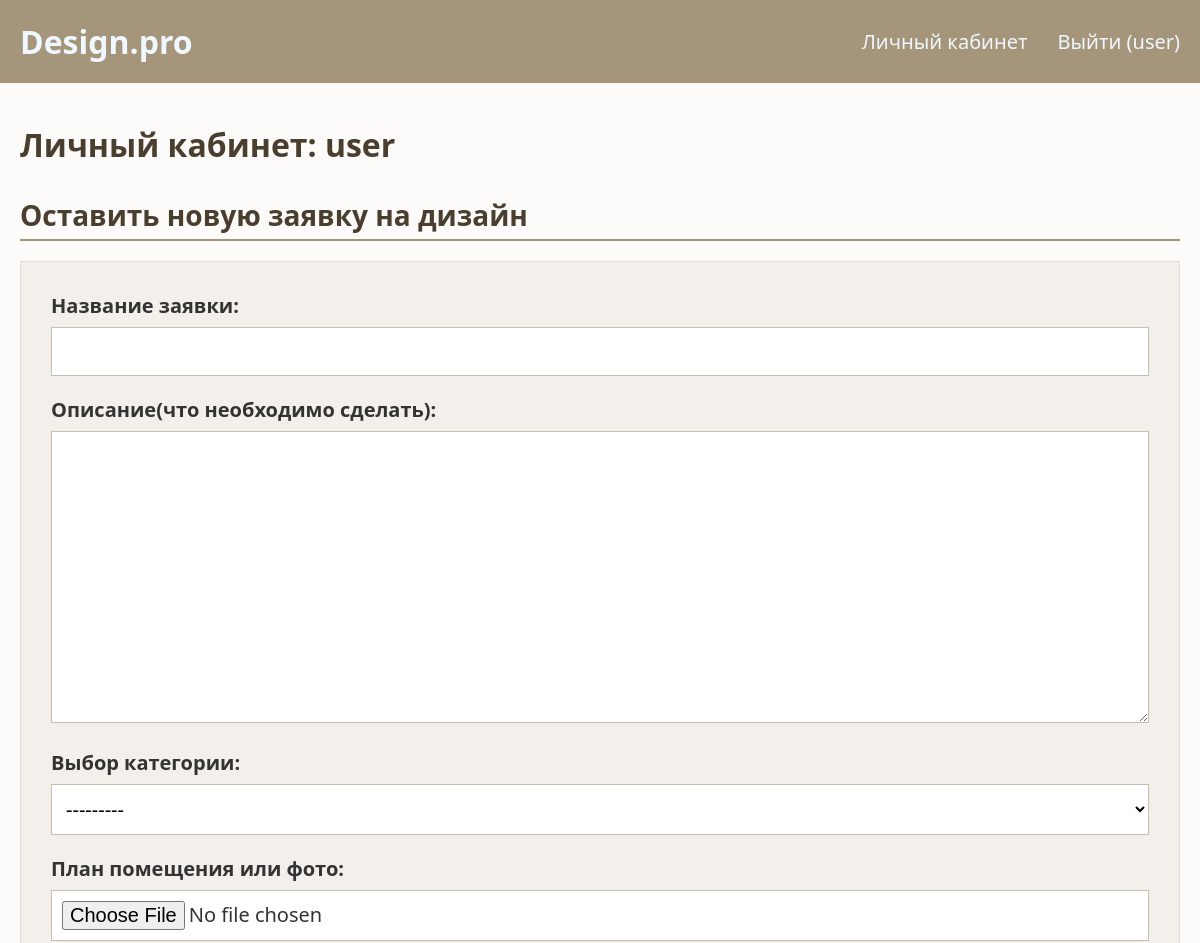
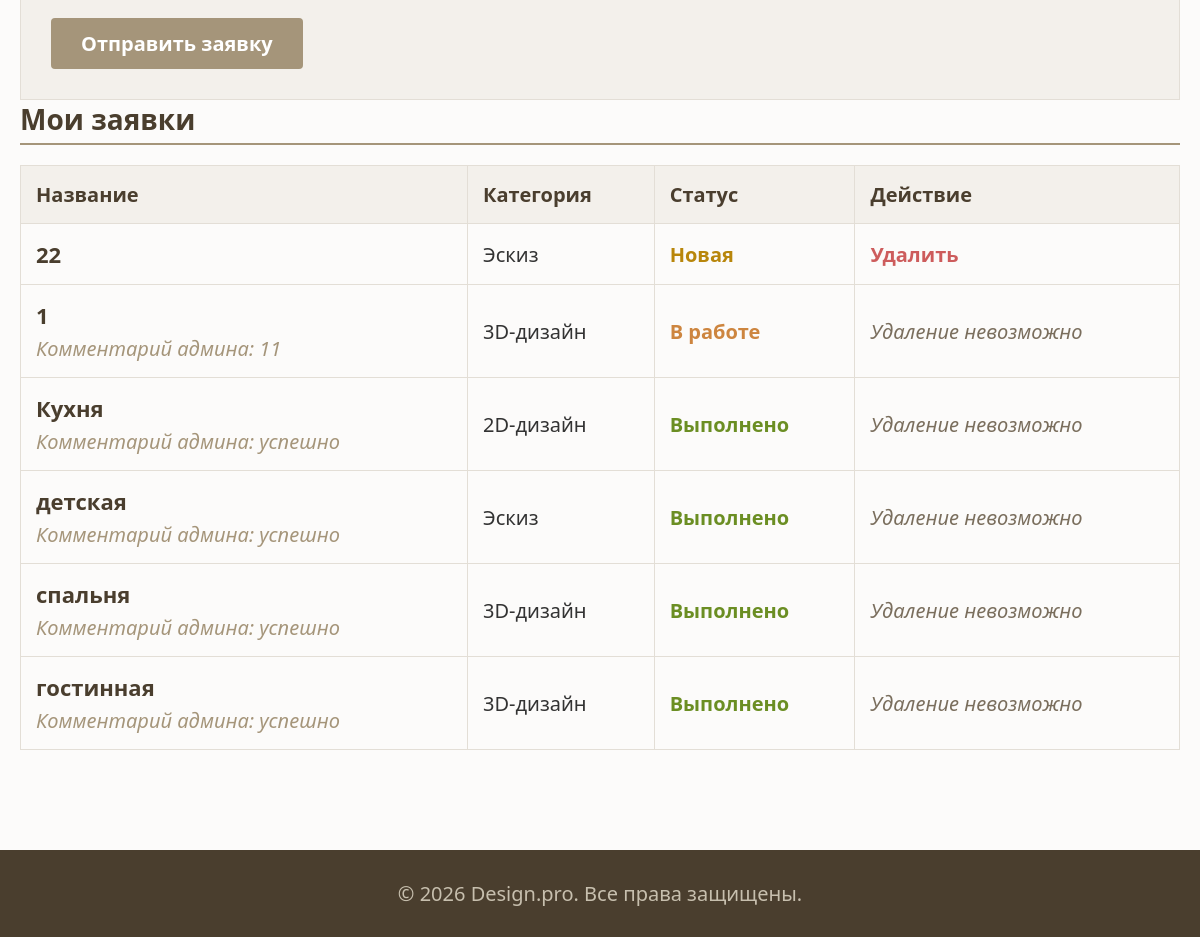
Page /profile/ (signed in) on the committed database (2 pictures, top to bottom).
### app/models.py (models this page shows, shortened)
class Application(models.Model):
    STATUS_CHOICES = [
        ('new', 'Новая'),
        ('in_progress', 'Принято в работу'),
        ('completed', 'Выполнено'),
    ]
    user = models.ForeignKey(User, on_delete=models.CASCADE, verbose_name="Пользователь")
    title = models.CharField(max_length=100, verbose_name="Название")
    description = models.TextField(verbose_name="Описание")
    category = models.ForeignKey(Category, on_delete=models.CASCADE, verbose_name="Категория")
    image = models.ImageField(upload_to='plans/', verbose_name="Фото помещения или план")
    design_image = models.ImageField(upload_to='designs/', blank=True, null=True, verbose_name="Готовый дизайн")
    comment = models.TextField(blank=True, null=True, verbose_name="Комментарий администратора")
    status = models.CharField(max_length=20, choices=STATUS_CHOICES, default='new', verbose_name="Статус")
    created_at = models.DateTimeField(auto_now_add=True, verbose_name="Временная метка")
    class Meta:
        verbose_name = "Заявка"
        verbose_name_plural = "Заявки"
        ordering = ['-created_at']

class Category(models.Model):
    name = models.CharField(max_length=100, verbose_name="Название категории")
    def __str__(self):
        return self.name
    class Meta:
        verbose_name = "Категория"
        verbose_name_plural = "Категории"

### app/views.py (the view)
# urls.py: path('profile/', views.profile_view, name='profile'),
def profile_view(request):
    if not request.user.is_authenticated:
        return redirect('login')
    user = request.user
    if user.is_staff:
        if 'add_category' in request.POST:
            cat_name = request.POST.get('category_name', '').strip()
            if cat_name:
                Category.objects.create(name=cat_name)
                messages.success(request, f"Категория '{cat_name}' успешно добавлена.")
            return redirect('profile')
        if 'delete_category' in request.POST:
            cat_id = request.POST.get('category_id')
            category = get_object_or_404(Category, id=cat_id)
            category.delete()  # Удалит категорию и каскадно все заявки в ней
            messages.success(request, "Категория и все её заявки удалены.")
            return redirect('profile')
        if 'change_status' in request.POST:
            app_id = request.POST.get('app_id')
            application = get_object_or_404(Application, id=app_id)
            new_status = request.POST.get('new_status')
            if application.status == 'completed':
                messages.error(request, "Невозможно изменить статус уже выполненной заявки.")
                return redirect('profile')
            if new_status == 'in_progress':
                if application.status != 'new':
                    messages.error(request, "В работу можно взять только новую заявку.")
                    return redirect('profile')
                comment = request.POST.get('comment', '').strip()
                if not comment:
                    messages.error(request, "Для статуса 'Принято в работу' обязателен комментарий!")
                else:
                    application.status = 'in_progress'
                    application.comment = comment
                    application.save()
                    messages.success(request, "Заявка принята в работу.")
            elif new_status == 'completed':
                if 'design_image' not in request.FILES:
                    messages.error(request, "Для статуса 'Выполнено' обязательно прикрепите изображение дизайна!")
                else:
                    application.status = 'completed'
                    application.design_image = request.FILES['design_image']
                    application.save()
                    messages.success(request, "Заявка успешно выполнена и добавлена в галерею.")
            return redirect('profile')
        all_applications = Application.objects.all().order_by('-created_at')
        all_categories = Category.objects.all()
        context = {
            'applications': all_applications,
            'categories': all_categories,
        }
        return render(request, 'app/profile.html', context)
    else:
        if request.method == 'POST':
            form = ApplicationForm(request.POST, request.FILES)
            if form.is_valid():
                app = form.save(commit=False)
                app.user = user
                app.save()
                messages.success(request, "Заявка успешно создана!")
                return redirect('profile')
        else:
            form = ApplicationForm()
        user_applications = Application.objects.filter(user=user).order_by('-created_at')
        context = {
            'form': form,
            'applications': user_applications,
        }
        return render(request, 'app/profile.html', context)

### app/templates/app/profile.html (shortened to what this page needs)
{% extends 'app/base.html' %}
{% block content %}
<div class="profile-container-wide">
    <div class="profile-header">
        <h1>Личный кабинет: {{ request.user.username }} {% if request.user.is_staff %}(Администратор){% endif %}</h1>
    </div>
    {% if request.user.is_staff %}
        <div class="card-section admin-category-box">
            <h3>Управление категориями заявок</h3>
            <form method="post" class="category-add-form">
                {% csrf_token %}
                <input type="text" name="category_name" placeholder="Название новой категории" required>
                <button type="submit" name="add_category" class="btn-submit btn-inline">Добавить</button>
            </form>
            <h4>Текущие категории:</h4>
            <div class="category-tags-list">
                {% for cat in categories %}
                    <div class="category-tag">
                        <span>{{ cat.name }}</span>
                        <form method="post" onsubmit="return confirm('Удаление категории приведет к удалению ВСЕХ связанных заявок! Продолжить?');">
                            {% csrf_token %}
                            <input type="hidden" name="category_id" value="{{ cat.id }}">
                            <button type="submit" name="delete_category" class="btn-delete-tag">&times;</button>
                        </form>
                    </div>
                {% empty %}
                    <p class="disabled-text">Категорий пока нет.</p>
                {% endfor %}
            </div>
        </div>
        <div class="card-section">
            <h3>Управление заявками пользователей</h3>
            <table class="app-table">
                <thead>
                    <tr>
                        <th>ID / Дата</th>
                        <th>Пользователь</th>
                        <th>Заявка</th>
                        <th>Статус</th>
                        <th>Действия администратора</th>
                    </tr>
                </thead>
                <tbody>
                    {% for app in applications %}
                        <tr>
                            <td>
                                <span class="app-id">№{{ app.id }}</span>
                                <span class="app-date-sub">{{ app.created_at|date:"d.m.Y H:i" }}</span>
                            </td>
                            <td><strong>{{ app.user.username }}</strong></td>
                            <td>
                                <strong class="app-table-title">{{ app.title }}</strong>
                                <span class="app-table-cat">Категория: {{ app.category.name }}</span>
                                <p class="app-table-desc">{{ app.description }}</p>
                                {% if app.comment %}
                                    <div class="admin-comment-block">
                                        <strong>Комментарий:</strong> {{ app.comment }}
                                    </div>
                                {% endif %}
                            </td>
                            <td>
                                {% if app.status == 'new' %}<span class="badge-new">Новая</span>
                                {% elif app.status == 'in_progress' %}<span class="badge-progress">В работе</span>
                                {% elif app.status == 'completed' %}<span class="badge-success">Выполнено</span>{% endif %}
                            </td>
                            <td>
                                <div class="admin-actions-box">
                                    {% if app.status == 'new' %}
                                        <form method="post" class="status-inline-form">
                                            {% csrf_token %}
                                            <input type="hidden" name="app_id" value="{{ app.id }}">
                                            <input type="hidden" name="new_status" value="in_progress">
                                            <input type="text" name="comment" placeholder="Обязательный комментарий" required>
                                            <button type="submit" name="change_status" class="btn-submit btn-small">В работу</button>
                                        </form>
                                    {% endif %}
                                    {% if app.status == 'new' or app.status == 'in_progress' %}
                                        <form method="post" enctype="multipart/form-data" class="status-inline-form">
                                            {% csrf_token %}
                                            <input type="hidden" name="app_id" value="{{ app.id }}">
                                            <input type="hidden" name="new_status" value="completed">
                                            <label class="file-label-text">Дизайн (Обязательно):</label>
                                            <input type="file" name="design_image" accept="image/*" required>
                                            <button type="submit" name="change_status" class="btn-submit btn-small btn-green">Выполнить</button>
                                        </form>
                                    {% else %}
                                        <span class="disabled-text">Статус окончательный</span>
                                    {% endif %}
                                </div>
                            </td>
                        </tr>
                    {% empty %}
                        <tr>
                            <td colspan="5" class="disabled-text">Заявок от пользователей пока нет.</td>
                        </tr>
                    {% endfor %}
                </tbody>
            </table>
        </div>
    {% else %}
        <div class="card-section">
            <h3>Оставить новую заявку на дизайн</h3>
            <form method="post" enctype="multipart/form-data" class="create-form">
                <div class="form-group-row">
                    {{ form.title.label_tag }}
                    {{ form.title }}
                </div>
                <div class="form-group-row">
                    {{ form.description.label_tag }}
                    {{ form.description }}
                </div>
                <div class="form-group-row">
                    {{ form.category.label_tag }}
                    {{ form.category }}
                </div>
                <div class="form-group-row">
                    {{ form.image.label_tag }}
                    {{ form.image }}
                </div>
                <button type="submit" class="btn-submit-app">Отправить заявку</button>
            </form>
        </div>
        <div class="card-section">
            <h3>Мои заявки</h3>
            <table class="app-table">
                <thead>
                    <tr>
                        <th>Название</th>
                        <th>Категория</th>
                        <th>Статус</th>
                        <th>Действие</th>
                    </tr>
                </thead>
                <tbody>
                    {%     for app in applications %}
                        <tr>
                            <td>
                                <strong class="app-table-title">{{ app.title }}</strong>
                                {% if app.comment %}
                                    <div class="user-comment-notice">
                                        <em>Комментарий админа: {{ app.comment }}</em>
                                    </div>
                                {% endif %}
                            </td>
                            <td>{{ app.category.name }}</td>
                            <td>
                                {% if app.status == 'new' %}<span class="badge-new">Новая</span>
                                {% elif app.status == 'in_progress' %}<span class="badge-progress">В работе</span>
                                {% elif app.status == 'completed' %}<span class="badge-success">Выполнено</span>{% endif %}
                            </td>
                            <td>
                                {% if app.status == 'new' %}
                                    <a href="{% url 'delete_application' app.pk %}" class="btn-delete" onclick="return confirm('Вы уверены, что хотите удалить эту заявку?');">Удалить</a>
                                {% else %}
                                    <span class="disabled-text">Удаление невозможно</span>
                                {% endif %}
                            </td>
                        </tr>
                    {% empty %}
                        <tr>
                            <td colspan="4" class="disabled-text">Вы еще не создали ни одной заявки.</td>
                        </tr>
                    {% endfor %}
                </tbody>
            </table>
        </div>
    {% endif %}
</div>
{% endblock %}

### app/templates/app/base.html (shortened to what this page needs)
<!DOCTYPE html>
<html lang="ru">
<head>
    {% load static %}
    <link rel="stylesheet" href="{% static 'css/style.css' %}">
</head>
<body>
    <header>
        <nav class="main-nav">
            <a href="{% url 'main' %}" class="nav-logo">Design.pro</a>
            <div class="nav-links">
                {% if request.user.is_authenticated %}
                    <a href="{% url 'profile' %}">Личный кабинет</a>
                    <a href="{% url 'logout' %}" class="link-logout">Выйти ({{ request.user.username }})</a>
                {% else %}
                    <a href="{% url 'login' %}">Вход</a>
                    <a href="{% url 'register' %}">Регистрация</a>
                {% endif %}
            </div>
        </nav>
    </header>
    <main class="content-wrapper">
        {% block content %}
        {% endblock %}
    </main>
    <footer class="main-footer">
        <p>&copy; 2026 Design.pro. Все права защищены.</p>
    </footer>
</body>
</html>

### rows in the picture
Application: title "22", category.name "Эскиз", status "Новая"
Application: title "1", comment "11", category.name "3D-дизайн", status "В работе"
Application: title "Кухня", comment "успешно", category.name "2D-дизайн", status "Выполнено"
Application: title "детская", comment "успешно", category.name "Эскиз", status "Выполнено"
Application: title "спальня", comment "успешно", category.name "3D-дизайн", status "Выполнено"
Application: title "гостинная", comment "успешно", category.name "3D-дизайн", status "Выполнено"

### other values in the picture
{{ request.user.username }} "user"
